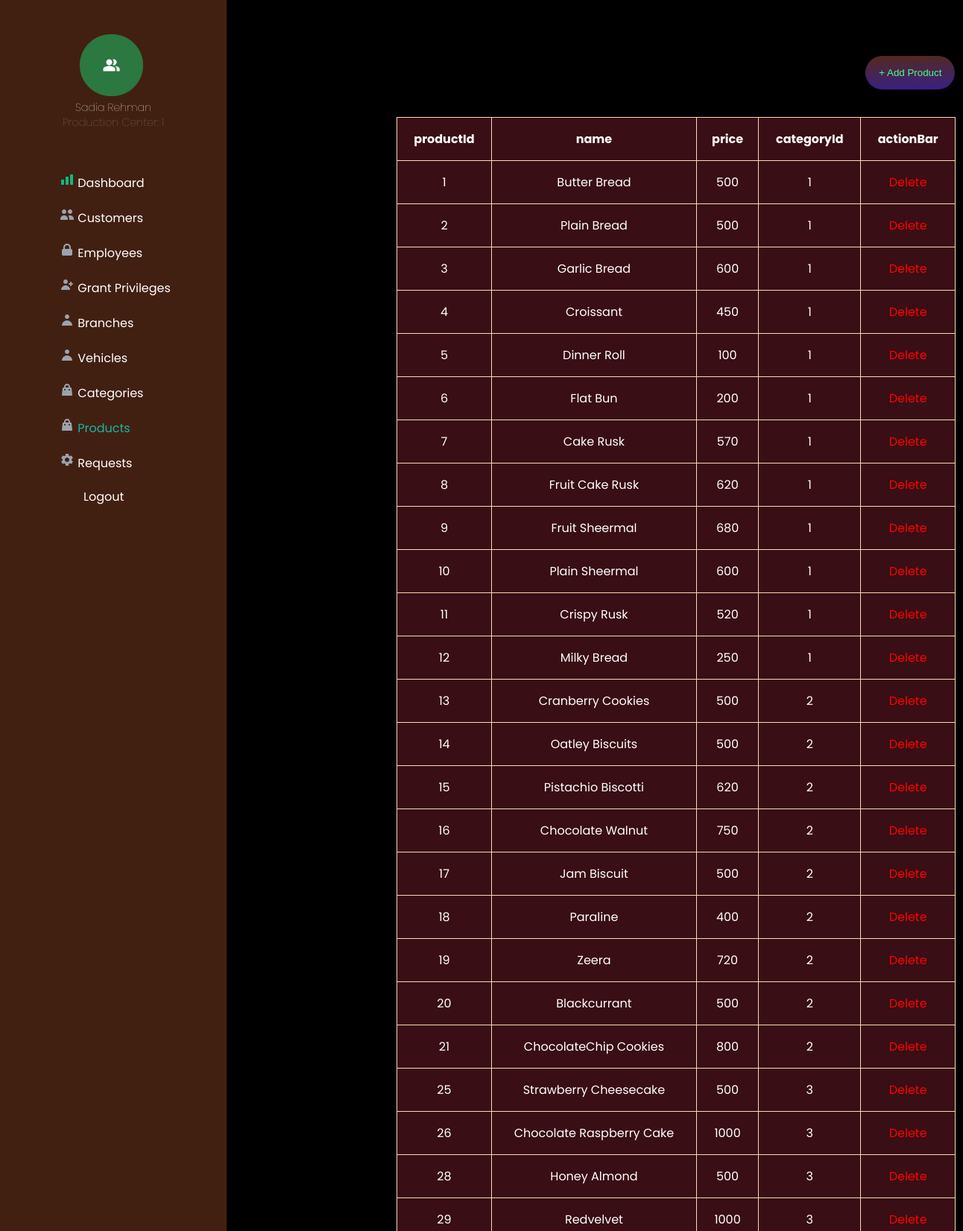
Page /bms/bms/adminProduct.php (upper part) on the committed database.
### tables this page shows
CREATE TABLE `product` (
  `productID` int(10) NOT NULL,
  `name` varchar(50) NOT NULL,
  `price` int(5) NOT NULL,
  `categoryID` int(10) NOT NULL,
  `image` varchar(100) DEFAULT NULL
);

### bms/bms/adminProduct.php (the view, shortened to what this page needs)
<!DOCTYPE html>
<html lang="en">
<head>
    <link rel="stylesheet" href="adminProduct.css?1422585377">
</head>
<body>
    <div class="sidebar">
        <div class="admin-id">
            <img class="admin-img"src="images/adminAVA.png" alt="admin picture">
            <h3>Sadia Rehman</h3>
            <h4>Production Center:  1</h4>
        </div>
        <div class="sidebar-menu">
            <ul>
                <li><a href="adminDashboard.php"><img src="images/dashboard.svg" alt=""> Dashboard</a></li>
                <li><a href="adminCustomers.php"><img src="images/customers.svg" alt=""> Customers</a></li>
                <li><a href="adminEmployee.php"><img src="images/employees.svg" alt=""> Employees</a></li>
                <li><a href="adminGrantPriv.php"><img src="images/reg-admin.svg" alt=""> Grant Privileges</a></li>
                <li><a href="adminGrantPriv.php"><img src="images/branches-vehicles.svg" alt=""> Branches</a></li>
                <li><a href="adminVehicles.php"><img src="images/branches-vehicles.svg" alt=""> Vehicles</a></li>
                <li><a href="adminCategory.php"><img src="images/categories-products.svg" alt=""> Categories</a></li>
                <li><a href="adminProduct.php" class="active" style="color: #14B8A6"><img src="images/categories-products.svg" alt=""> Products</a></li>
                <li><a href="adminRequest.php"><img src="images/requests.svg" alt=""> Requests</a></li>
                <li id="logout"><a href="admin.php"> Logout</a></li>
            </ul>
        </div>
    </div>
    <main>
        <button class="addProduct">
            <a href="addProduct.php">+ Add Product</a>
        </button>
        <table>
            <tr>
                <th>productId</th>
                <th>name</th>
                <th>price</th>
                <th>categoryId</th>
                <th>actionBar</th>
            </tr>
            <?php
            include('dbconfig.php');
            $sql = "SELECT productID, name, price, categoryID FROM product";
            $result = $conn -> query($sql);
            if($result-> num_rows > 0) {
                while($row = $result-> fetch_assoc()) {
                    echo "<tr><td>".$row["productID"]."</td><td>".$row["name"]."</td><td>".$row["price"]."</td><td>".$row["categoryID"]."</td>
                   <td> <a id = deleteButton href=deleteProduct.php?ei=".$row["productID"]."> Delete </td>
                    </tr>";
                }
                echo "</table>";
            }
            ?>
    </main>
</body>
</html>

### bms/bms/adminProduct.css (style rules this page uses)
body { background-color: #000000; }
main { color: #000000; font-family: 'poppins'; margin-left: 250px; padding: 0px 10px; }
.sidebar { background-color: #422011; height: 100%; width: 19rem; position: fixed; z-index: 1; top: 0; left: 0; overflow-x: hidden; padding-top: 20px; font-family: 'poppins'; }
.admin-id { margin-top: 1.6rem; }
#logout { margin: auto; }
.sidebar h3, .sidebar h4 { color: #ffffff; font-family: 'poppins'; font-size: .9em; margin: -.1em; text-align: center; font-weight: lighter; }
.sidebar h4 { margin-bottom: 3.5em; color: #818181; }
.sidebar .admin-img { margin-left: 6.7em; }
.sidebar-menu { margin-left: 3.5rem; }
.sidebar-menu li { margin-bottom: 0.5rem; color: #ffffff; }
.sidebar-menu a { padding: 6px 8px 6px 16px; text-decoration: none; font-size: 1em; color: #ffffff; display: block; }
.sidebar-menu ul { list-style: none; }
.sidebar-menu ul li { margin-left: -2em; }
.sidebar-menu ul li a { text-decoration: none; color: #ffffff; display: block; -webkit-transition: all ease-out 300ms; transition: all ease-out 300ms; }
.sidebar-menu ul li:not(.active)::after { opacity: 0.2; }
.sidebar-menu ul li::after { content: ''; position: absolute; width: 100%; height: 0.2em; background: black; left: 0; bottom: 0; }
main { color: #ffffff; font-family: 'poppins'; margin-left: 250px; padding: 0px 10px; }
table, th, td { background-color: #390E15; border: 1px solid wheat; border-collapse: collapse; margin-top: 3em; margin-left: 16.5em; text-align: center; padding: 1em; }
table { width: 750px; }
button { color: red; background: none; border: none; cursor: pointer; }
.addProduct { margin-left: 67em; margin-top: 5em; margin-bottom: -10em; background: linear-gradient(178.18deg, rgba(196, 96, 44, 0.439216) -9.74%, #281AC8 162.12%); border-radius: 100px; width: 120px; height: 45px; left: 1635px; top: 123px; border: none; cursor: pointer; }
.addProduct a { text-decoration: none; color: #50FF80; transition: color 0.5s; }
#deleteButton { color: red; text-decoration: none; transition: color 0.5s; }

### rows in the picture
product: productID "1", name "Butter Bread", price "500", categoryID "1"
product: productID "2", name "Plain Bread", price "500", categoryID "1"
product: productID "3", name "Garlic Bread", price "600", categoryID "1"
product: productID "4", name "Croissant", price "450", categoryID "1"
product: productID "5", name "Dinner Roll", price "100", categoryID "1"
product: productID "6", name "Flat Bun", price "200", categoryID "1"
product: productID "7", name "Cake Rusk", price "570", categoryID "1"
product: productID "8", name "Fruit Cake Rusk", price "620", categoryID "1"
product: productID "9", name "Fruit Sheermal", price "680", categoryID "1"
product: productID "10", name "Plain Sheermal", price "600", categoryID "1"
product: productID "11", name "Crispy Rusk", price "520", categoryID "1"
product: productID "12", name "Milky Bread", price "250", categoryID "1"
product: productID "13", name "Cranberry Cookies", price "500", categoryID "2"
product: productID "14", name "Oatley Biscuits", price "500", categoryID "2"
product: productID "15", name "Pistachio Biscotti", price "620", categoryID "2"
product: productID "16", name "Chocolate Walnut", price "750", categoryID "2"
product: productID "17", name "Jam Biscuit", price "500", categoryID "2"
product: productID "18", name "Paraline", price "400", categoryID "2"
product: productID "19", name "Zeera", price "720", categoryID "2"
product: productID "20", name "Blackcurrant", price "500", categoryID "2"
product: productID "21", name "ChocolateChip Cookies", price "800", categoryID "2"
product: productID "25", name "Strawberry Cheesecake", price "500", categoryID "3"
product: productID "26", name "Chocolate Raspberry Cake", price "1000", categoryID "3"
product: productID "28", name "Honey Almond", price "500", categoryID "3"
product: productID "29", name "Redvelvet", price "1000", categoryID "3"
